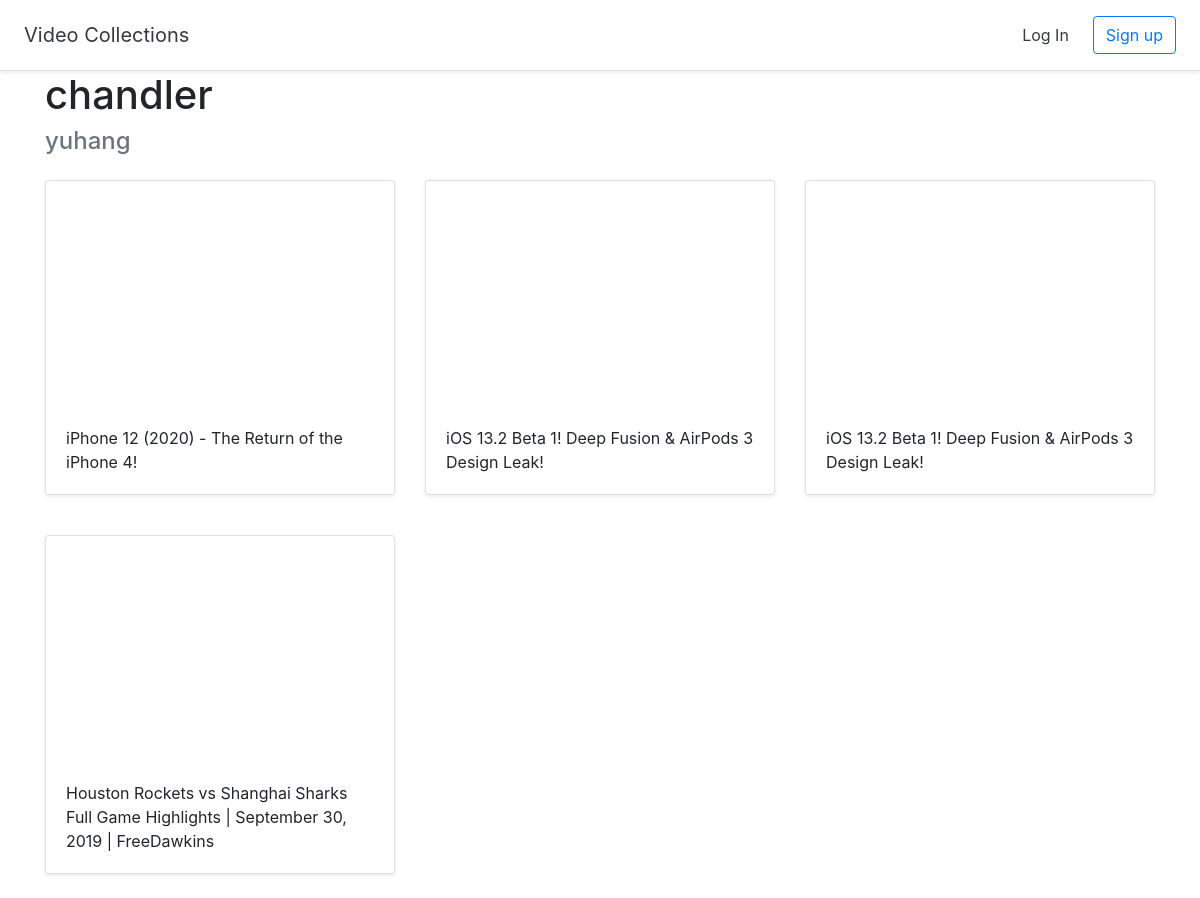
Page /videos/2 on the earlier database version.
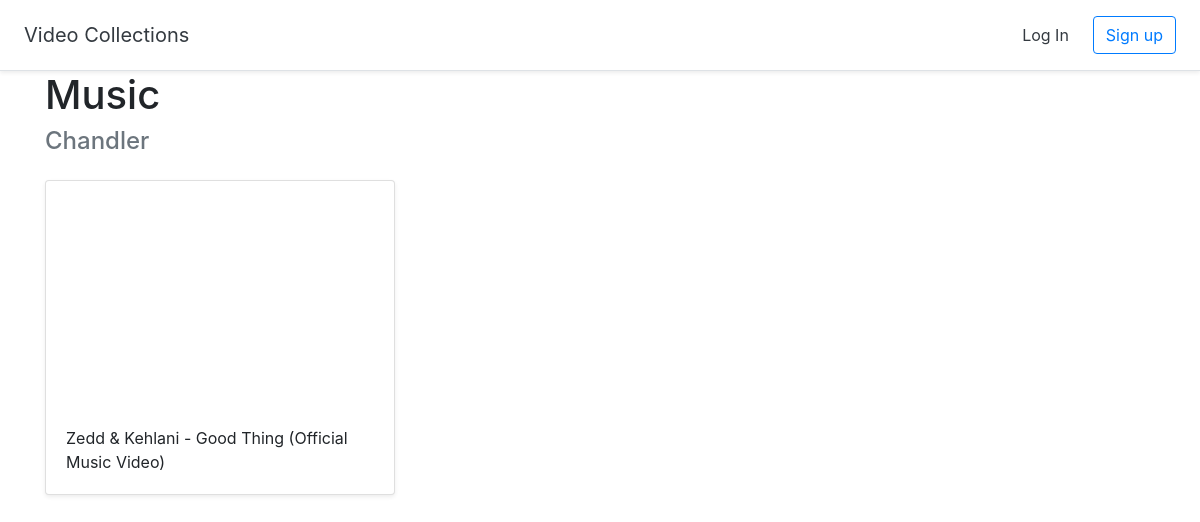
Same page on the later database version.
### videos/models.py (models this page shows)
class Videos(models.Model):
    title = models.CharField(max_length=200)
    user = models.ForeignKey(User, on_delete=models.CASCADE)

class Video(models.Model):
    title = models.CharField(max_length=200)
    url = models.URLField()
    youtube_id = models.CharField(max_length=100)
    videos = models.ForeignKey(Videos, on_delete=models.CASCADE)

### videos/views.py (the view)
# urls.py: path('videos/<int:pk>', views.DetailVideos.as_view(), name='detail_videos'),
class DetailVideos(generic.DetailView):
    model = Videos
    template_name = 'videos/detail_videos.html'

### videos/templates/videos/detail_videos.html (shortened to what this page needs)
{% extends "videos/base.html" %}
{% block content %}
<div class = "container">
    <h1>{{videos.title}}</h1>
    <h4 class = "text-muted">{{videos.user.username}}</h4>
         <div class = "row">
            {%for video in videos.video_set.all %}
                <div class = "col-md-4 mt-3">
            <div class ="card mb-4 shadow-sm">
                <iframe width="100%" height="225" src="https://www.youtube.com/embed/{{video.youtube_id}}" frameborder="0" allow="accelerometer; autoplay; encrypted-media; gyroscope; picture-in-picture" allowfullscreen></iframe>
            <div class= "card-body"><p class="card-text">{{video.title}}</p>
                </div></div></div>
            {%endfor%}
            </div>
</div>
{% endblock %}

Differences in the rows shown:
no longer on this page (row edited): Video: title "iPhone 12 (2020) - The Return of the iPhone 4!"
no longer on this page (row edited): Video: title "iOS 13.2 Beta 1! Deep Fusion & AirPods 3 Design Leak!"
no longer on this page (row edited): Video: title "Houston Rockets vs Shanghai Sharks Full Game Highlights | September 30, 2019 | FreeDawkins"
changed Videos: title "chandler" → "Music"; user.username "yuhang" → "Chandler"
changed Video: title "iOS 13.2 Beta 1! Deep Fusion & AirPods 3 Design Leak!" → "Zedd & Kehlani - Good Thing (Official Music Video)"
